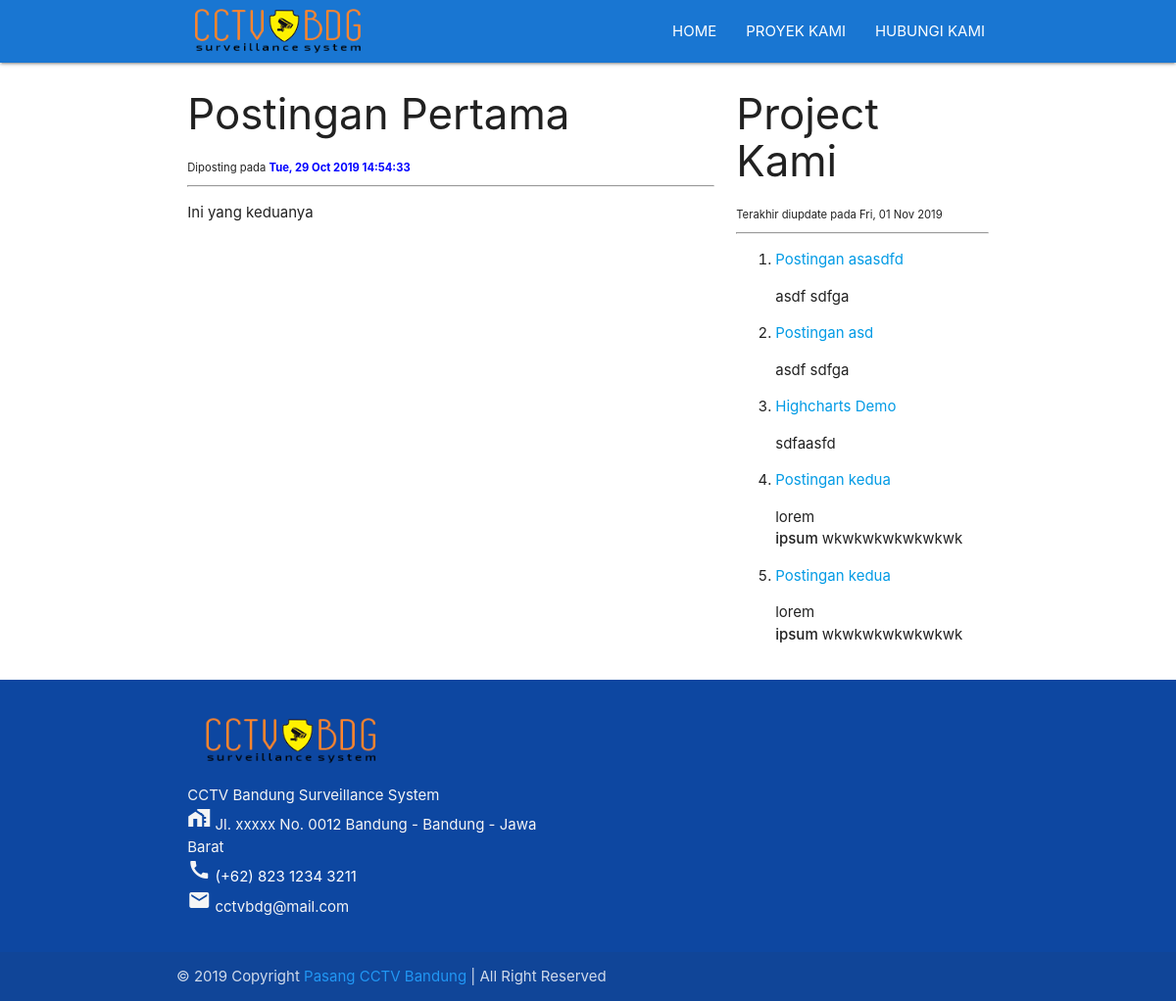
Screenshot of /rincian.php?id=5db7f03951595 with the database file from the repository.
### tables this page shows
CREATE TABLE `post` (
  `id` varchar(255) NOT NULL,
  `title` varchar(255) NOT NULL,
  `content` text NOT NULL,
  `date` int(11) NOT NULL
);

### rincian.php (the view)
<?php include 'include/header.php' ?>
<?php include 'super/include/config.php' ?>
<?php
$id = $_GET['id'];
$data = mysqli_query($con, "select * from post where id = '$id'");
?>
<section id="project">
  <div class="container">
    <div class="row">
      <?php foreach ($data as $d) : ?>
        <div class="col l8 s12">
          <h3><?= $d['title'] ?></h3>
          <small>Diposting pada <span style="color: blue; font-weight: bold;"><?= date('D, d M Y H:i:s', $d['date']) ?></span></small>
          <hr>
          <?= $d['content'] ?>
        </div>
      <?php endforeach; ?>
      <div class="col l4 s12">
        <h3>Project Kami</h3>
        <?php
        $data2 = mysqli_query($con, "SELECT * FROM post ORDER BY id DESC LIMIT 1");
        foreach ($data2 as $d2) :
          ?>
          <small>Terakhir diupdate pada <?= date('D, d M Y', $d2['date']) ?></small>
        <?php endforeach; ?>
        <hr>
        <ol>
          <?php
          $data3 = mysqli_query($con, "SELECT * FROM post ORDER BY id DESC LIMIT 5");
          foreach ($data3 as $d3) : ?>
            <li>
              <a href="rincian.php?id=<?= $d3['id'] ?>"><?= $d3['title'] ?>
              </a>
              <div>
                <?= $d3['content'] ?>
              </div>
            </li>
          <?php endforeach; ?>
        </ol>
      </div>
    </div>
  </div>
</section>
<?php include 'include/footer.php' ?>

### rows the page displays
post: title "Postingan Pertama", date "Tue, 29 Oct 2019 14:54:33", content "Ini yang keduanya"
post: date "Fri, 01 Nov 2019", title "Postingan asasdfd", content "asdf sdfga"
post: title "Postingan asd", content "asdf sdfga"
post: title "Highcharts Demo", content "sdfaasfd"
post: title "Postingan kedua", content "lorem ipsum wkwkwkwkwkwkwk"
post: title "Postingan kedua", content "lorem ipsum wkwkwkwkwkwkwk"
